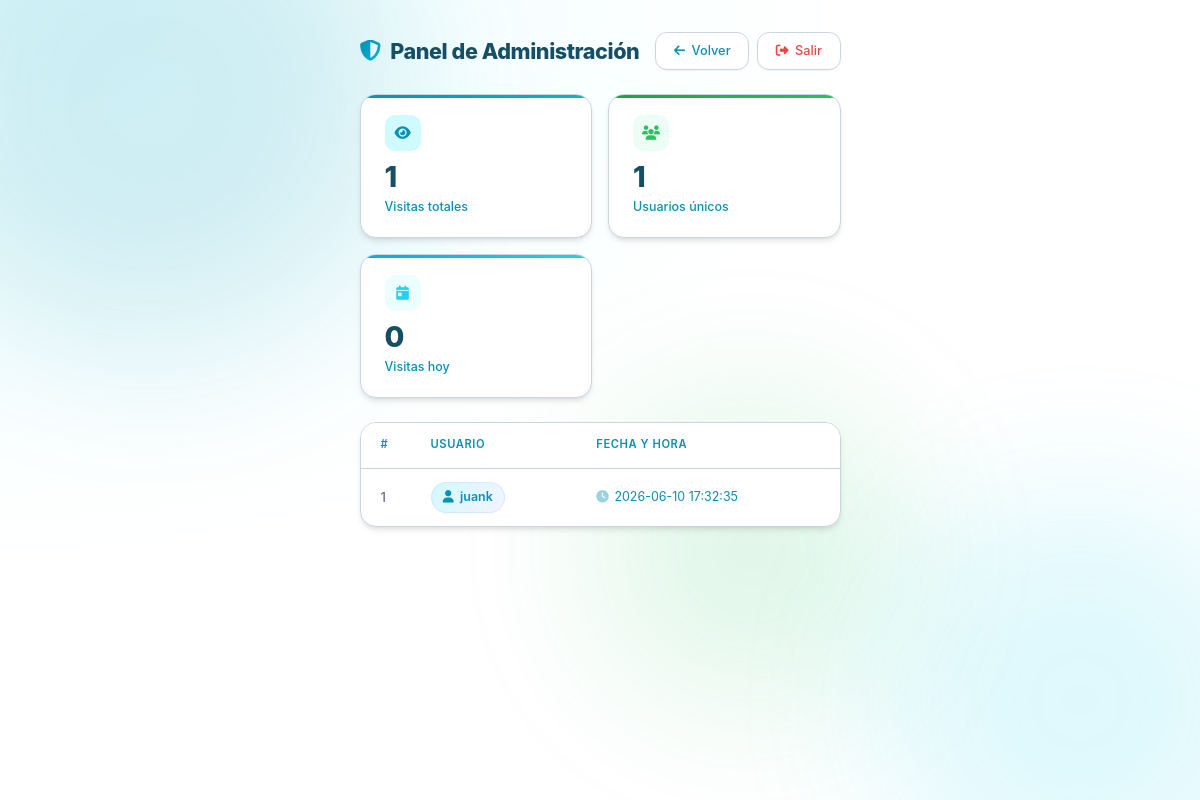
The page /admin/panel (signed in) on the database as committed earlier.
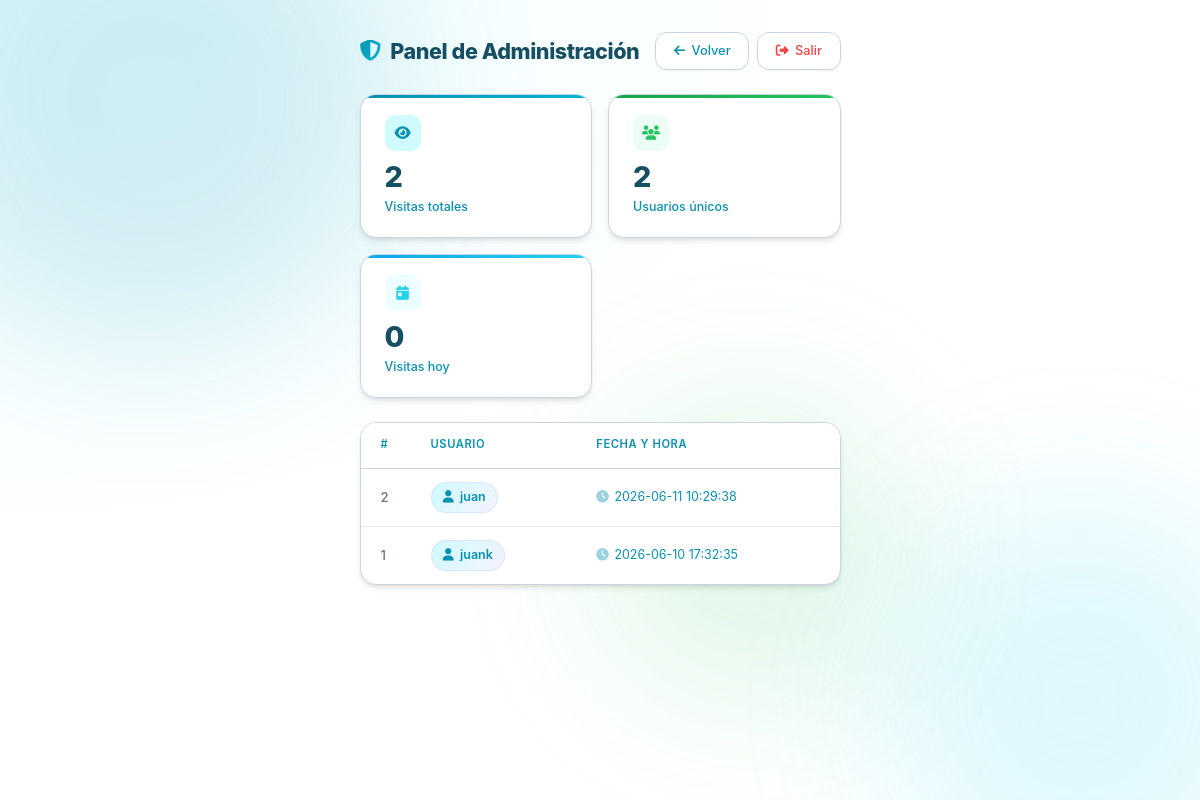
The same page on the database as committed later.
### tables this page shows
CREATE TABLE visitas (
        id INTEGER PRIMARY KEY AUTOINCREMENT,
        nombre TEXT NOT NULL,
        fecha TEXT NOT NULL
    );

### app.py (the view)
@app.route('/admin/panel')
def admin_panel():
    if not session.get('admin'):
        return redirect(url_for('admin_login'))
    visitas = obtener_visitas()
    return render_template('admin.html', visitas=visitas)

### app.py (called while the page is built)
def obtener_visitas():
    conn = sqlite3.connect(DB_PATH)
    conn.row_factory = sqlite3.Row
    rows = conn.execute('SELECT * FROM visitas ORDER BY fecha DESC').fetchall()
    conn.close()
    return [dict(r) for r in rows]

### templates/admin.html (shortened to what this page needs)
<!DOCTYPE html>
<html lang="es" data-theme="light">
<head>
  <link rel="stylesheet" href="https://cdnjs.cloudflare.com/ajax/libs/font-awesome/6.5.1/css/all.min.css">
  <link rel="stylesheet" href="{{ url_for('static', filename='css/style.css') }}">
</head>
<body class="{% if not (visitas is defined and visitas is not none) %}login-mode{% endif %}">
  <div class="bg-orb bg-orb-1" aria-hidden="true"></div>
  <div class="bg-orb bg-orb-2" aria-hidden="true"></div>
  <div class="bg-orb bg-orb-3" aria-hidden="true"></div>
  <div class="admin-container">
    {% if visitas is defined and visitas is not none %}
      {% set total = visitas|length %}
      {% set usuarios = visitas|map(attribute='nombre')|unique|list %}
      <div class="admin-header">
        <h1><i class="fas fa-shield-alt" aria-hidden="true"></i> Panel de Administración</h1>
        <div class="admin-actions">
          <a href="{{ url_for('index') }}" class="btn" aria-label="Volver a la guía principal"><i class="fas fa-arrow-left"></i> Volver</a>
          <a href="{{ url_for('admin_logout') }}" class="btn btn-danger" aria-label="Cerrar sesión"><i class="fas fa-sign-out-alt"></i> Salir</a>
        </div>
      </div>
      <div class="stats-bar" role="status" aria-label="Estadísticas de visitas">
        <div class="stat-card">
          <div class="stat-icon"><i class="fas fa-eye" aria-hidden="true"></i></div>
          <div class="stat-number">{{ total }}</div>
          <div class="stat-label">Visitas totales</div>
        </div>
        <div class="stat-card">
          <div class="stat-icon"><i class="fas fa-users" aria-hidden="true"></i></div>
          <div class="stat-number">{{ usuarios|length }}</div>
          <div class="stat-label">Usuarios únicos</div>
        </div>
        <div class="stat-card">
          <div class="stat-icon"><i class="fas fa-calendar-day" aria-hidden="true"></i></div>
          <div class="stat-number" id="today-count">0</div>
          <div class="stat-label">Visitas hoy</div>
        </div>
      </div>
      <div class="admin-table-wrap">
        {% if visitas %}
        <table class="admin-table" aria-label="Registro de visitas">
          <thead>
            <tr>
              <th scope="col">#</th>
              <th scope="col">Usuario</th>
              <th scope="col">Fecha y hora</th>
            </tr>
          </thead>
          <tbody>
            {% for v in visitas %}
            <tr>
              <td class="id-col">{{ v.id }}</td>
              <td><span class="badge-user"><i class="fas fa-user" aria-hidden="true"></i> {{ v.nombre }}</span></td>
              <td class="date-col"><i class="fas fa-clock" style="margin-right:0.35rem;opacity:0.4;" aria-hidden="true"></i>{{ v.fecha[:19].replace('T', ' ') }}</td>
            </tr>
            {% endfor %}
          </tbody>
        </table>
        {% else %}
        <div class="admin-empty">
          <i class="fas fa-inbox" aria-hidden="true"></i>
          <p>No hay visitas registradas aún.</p>
        </div>
        {% endif %}
      </div>
    {% endif %}
  </div>
</body>
</html>

Rows that differ between the two databases and show on the page:
added visitas: id "2", nombre "juan", fecha "2026-06-11 10:29:38"
Other text that changed with them:
{{ total }}: "1" → "2"
{{ usuarios|length }}: "1" → "2"
